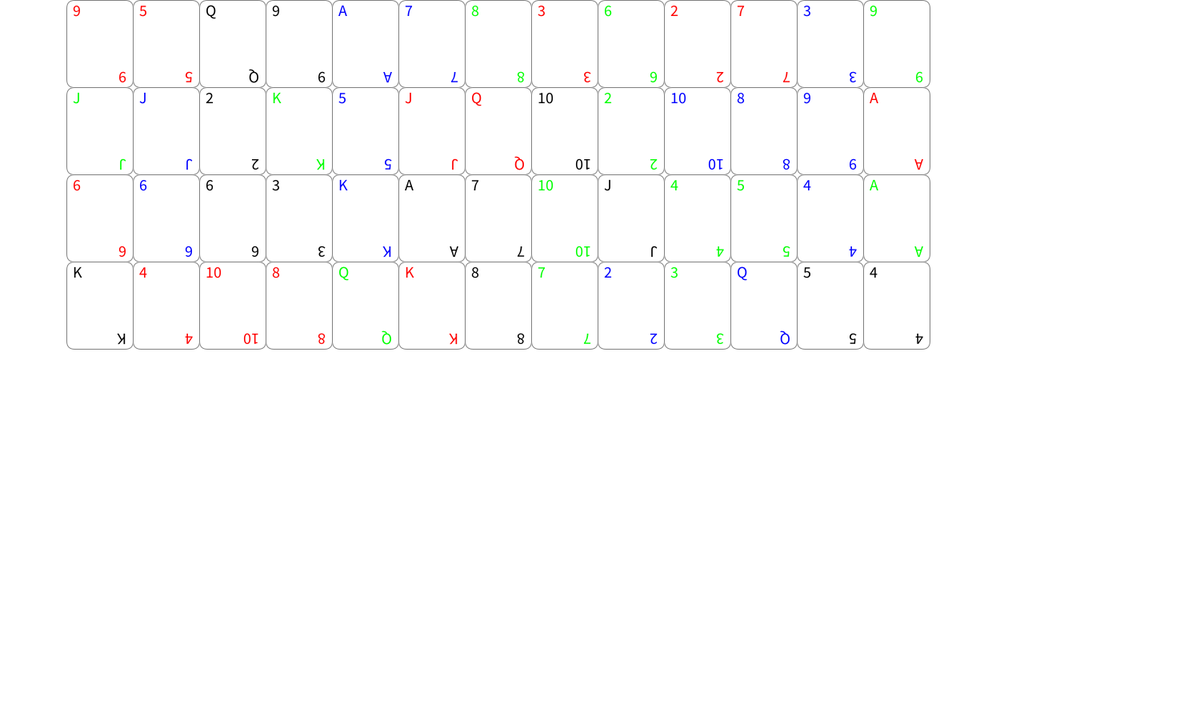
Frame 1 (no input)
Frame 60 (the mouse pressed at the canvas centre just before this capture): identical to frame 1, image omitted
Frame 120 (the mouse held since frame 60 and released just before this capture): identical to frame 1, image omitted

The Processing sketch that drew this single still picture (run headless with seeded random() and noise(); from frame 60 on, the mouse is pressed at the canvas centre):

// Processing sketch: myshuffle_manytimes
// ── myshuffle_manytimes.pde
void setup(){
  size(1500,900);
  myshuffle();
}
void myshuffle(){
  for(int i=0;i<4;i++){
    for(int j=1;j<=13;j++){
      cardN[i*13+j] = j;
      cardC[i*13+j] = C[i%4];
    }
  }
  for(int i=0;i<100;i++){ //洗牌100次
    int a = int(random(1,53)), b = int(random(1,53));
    int temp = cardN[a]; //交換card
    cardN[a] = cardN[b];
    cardN[b] = temp;
    temp = cardC[a];
    cardC[a] = cardC[b];
    cardC[b] = temp;
  }
} 
//int [][] card = new int[4][13];
int [] cardN = new int[53]; //card number
int [] cardC = new int[53];//card color
color [] C = {#000000,#FF0000,#00FF00,#0000FF};
void draw(){
  background(255);
  for(int i=0;i<4;i++){
    for(int j=1;j<=13;j++){//牌從1開始
      //drawCard(j*83, i*109 , cardC[i%4], j);
      drawCard(j*83,i*109,cardC[i*13+j],cardN[i*13+j]);
    }
  }
}
void drawCard(int x,int y,color c,int n){
  stroke(128);//gray stroke
  fill(255);
  rect(x,y,83,109,10);
  textSize(20);
  fill(c);
  String rank = getRank(n);
  text(rank,x+8,y+20);
  
  pushMatrix(); // 保存當前的變換矩陣
  translate(x+75, y+90); // 將座標系移動到撲克牌的右下角
  rotate(radians(180)); // 逆時針旋轉180度
  text(rank,0,0); // 繪製下顛倒的字母或數字
  popMatrix(); // 恢復原來的變換矩陣*/
}
String getRank(int n){
  if(n == 1){ return "A";}
  else if(n == 11){return "J";}
  else if(n == 12){return "Q";}
  else if(n == 13){return "K";}
  else{return Integer.toString(n);}
}
